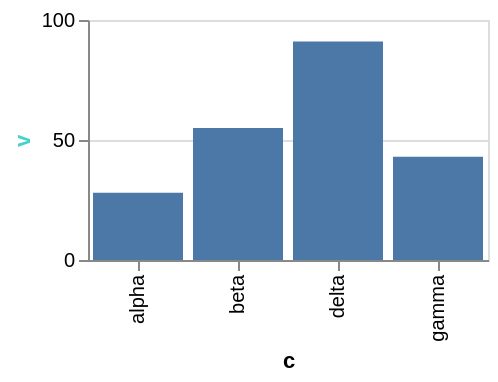

Here is the Vega-Lite specification saved for this chart:
### Vega-Lite specification from a JSON file in a GitHub repository (floating-point values rounded to 4 significant figures)
{"$schema": "https://vega.github.io/schema/vega-lite/v6.json", "width": 200, "height": 120, "data": {"values": [{"c": "alpha", "v": 28, "w": 3, "t": "2024-01-07"}, {"c": "beta", "v": 55, "w": 7, "t": "2024-03-19"}, {"c": "gamma", "v": 43, "w": 5, "t": "2024-06-02"}, {"c": "delta", "v": 91, "w": 9, "t": "2024-09-11"}]}, "mark": "bar", "encoding": {"x": {"field": "c", "type": "nominal"}, "y": {"field": "v", "type": "quantitative", "axis": {"titleColor": "mediumturquoise"}}}}
